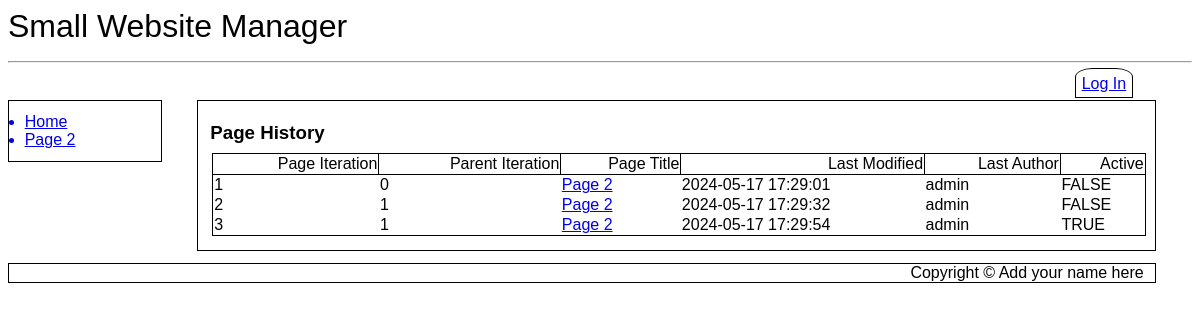
Screenshot of /pagehistory.php?pageID=2 with the database file from the repository.
### tables this page shows
CREATE TABLE `SubMenus` (
  `MenuID` int(11) NOT NULL,
  `LinkID` int(11) NOT NULL,
  `Page_ID` int(11) NOT NULL DEFAULT 0,
  `Menu_Entry` varchar(20) NOT NULL,
  `Title` varchar(500) NOT NULL,
  `Active` tinyint(1) NOT NULL DEFAULT 1
);

CREATE TABLE `Cust_Pages` (
  `Page_ID` int(11) NOT NULL,
  `Page_Iteration` int(11) NOT NULL,
  `Parent_Iteration` int(11) NOT NULL DEFAULT 0,
  `Title` text NOT NULL,
  `Body` text NOT NULL,
  `Last_Modified` datetime NOT NULL DEFAULT current_timestamp(),
  `Last_Author` int(11) NOT NULL
);

CREATE TABLE `Users` (
  `ID` int(11) NOT NULL,
  `First_Name` varchar(250) NOT NULL,
  `Last_Name` varchar(250) NOT NULL,
  `eMail` varchar(1000) NOT NULL,
  `User_Name` varchar(1000) NOT NULL,
  `Password` varchar(100) NOT NULL,
  `Activate_Pass` varchar(100) DEFAULT NULL,
  `Change_Pass` varchar(100) DEFAULT NULL,
  `Change_Pass_Expire` datetime DEFAULT NULL,
  `Forgot_Pass` varchar(100) DEFAULT NULL,
  `Forgot_Pass_Expire` datetime DEFAULT NULL,
  `DateTime_Joined` datetime NOT NULL,
  `Last_Logged` datetime NOT NULL DEFAULT current_timestamp(),
  `Authority_Level` tinyint(4) DEFAULT 1,
  `Active` tinyint(1) NOT NULL DEFAULT 0
);

### pagehistory.php (the view, shortened to what this page needs)
<?php
include ("db_connect.inc");
include ("header.inc");
include ("navbar.inc");
echo "<article id='main'>";
echo "<h3>Page History</h3>";
if ($_GET["pageID"]) {
	$pageID=$_GET["pageID"];
	echo "<table class='news'>\r\n";
	echo "<tr><th>Page Iteration</th><th>Parent Iteration</th><th>Page Title</th><th>Last Modified</th><th>Last Author</th><th>Active</th></tr>";
	$query1 = "SELECT Cust_Pages.Page_Iteration, Cust_Pages.Parent_Iteration, Cust_Pages.Title, Cust_Pages.Last_Modified, Users.User_Name FROM Cust_Pages LEFT JOIN Users ON Cust_Pages.Last_Author=Users.ID WHERE Cust_Pages.Page_ID=$pageID ORDER BY Page_Iteration ASC";
	$result1 = mysqli_query($cxn,$query1) or die ("Couldn't execute query.");
	$query2="SELECT Cust_Pages_DATA.Page_Iteration FROM Cust_Pages_DATA WHERE Cust_Pages_DATA.Page_ID=$pageID AND Cust_Pages_DATA.Active=1;";
	$result2 = mysqli_query($cxn,$query2) or die ("Couldn't execute query.");
	$row2 = mysqli_fetch_assoc($result2);
	while($row1 = mysqli_fetch_assoc($result1))
	{
		if ($row1['Page_Iteration'] == $row2['Page_Iteration']) {
			echo "<tr><td>{$row1['Page_Iteration']}</td><td>{$row1['Parent_Iteration']}</td><td><a href=\"index.php?page={$row1['Title']}\">{$row1['Title']}</a></td><td>{$row1['Last_Modified']}</td><td>{$row1['User_Name']}</td><td>TRUE</td></tr>";
		} else {
			echo "<tr><td>{$row1['Page_Iteration']}</td><td>{$row1['Parent_Iteration']}</td><td><a href=\"index.php?pageID={$pageID}&iteration={$row1['Page_Iteration']}\">{$row1['Title']}</a></td><td>{$row1['Last_Modified']}</td><td>{$row1['User_Name']}</td><td>FALSE</td></tr>";
		}
	}
	echo  "</table>\r\n";
} else {
	echo "Error: Thread not specified";
}
?>
</article>
<?php
include ("footer.inc");
?>

### navbar.inc (shortened to what this page needs)
<nav id="vnav1">
<?php
$query = "SELECT Menu_Entry, Title FROM SubMenus WHERE MenuID='1' AND Active=1 ORDER BY LinkID ASC LIMIT 10";
$result = mysqli_query($cxn,$query) or die ("Couldn't execute query.");
while($row = mysqli_fetch_assoc($result))
{
	$menuEntry = $row['Menu_Entry'];
	$pageTitle = $row['Title'];
	$pageTitle = preg_replace('/ /', '_', $pageTitle);
	echo "<a href='$pageTitle'>$menuEntry</a>\r\n";
}
?>
</nav>

### style.css (style rules this page uses)
* { font-family: Arial, sans-serif; box-sizing: border-box; }
h1, h2, h3 { padding: 0%; margin-top: 1%; margin-bottom: 1%; }
article#main { margin-left:16%; width: 81%; float:none; border: 1px solid black; padding: 1%; }
nav#vnav1 { width:13%; float:left; border: 1px solid black; padding: 1%; clear: both; margin-top: 0%; }
nav#vnav1 a { display: list-item; list-style-type: disc; margin-left: 3%; }
table.news { border: 1px solid black; width: 100%; margin: 2px; margin-bottom: 5px; padding: 10px; border-collapse: collapse; text-align: left; border: 1px solid black; margin: 2px; }
th { border: 1px solid black; font-weight: normal; text-align: right; }

### rows the page displays
submenus: Menu_Entry "Home"
submenus: Menu_Entry "Page 2"
cust_pages: Page_Iteration "1", Parent_Iteration "0", Title "Page 2", Last_Modified "2024-05-17 17:29:01", users.User_Name "admin"
cust_pages: Page_Iteration "2", Parent_Iteration "1", Title "Page 2", Last_Modified "2024-05-17 17:29:32", users.User_Name "admin"
cust_pages: Page_Iteration "3", Parent_Iteration "1", Title "Page 2", Last_Modified "2024-05-17 17:29:54", users.User_Name "admin"

### other values shown
$websiteName "Small Website Manager"
